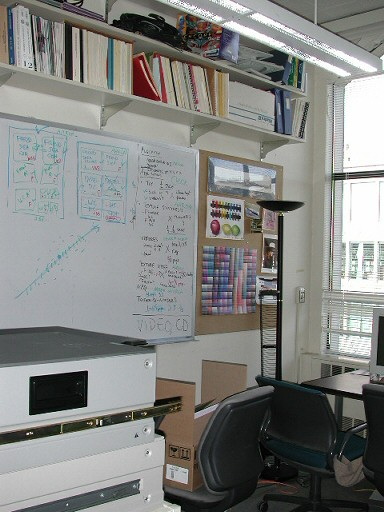
#> input picture vfx_hw2/grail00.jpg, 384 x 512 px
$ python opencv_demo.py
#> lines starting #> are read from the running program, lines starting #| are printed output that depends on the picture
import numpy as np
import cv2
from matplotlib import pyplot as plt

img1 = cv2.imread('grail00.jpg',0)          # queryImage
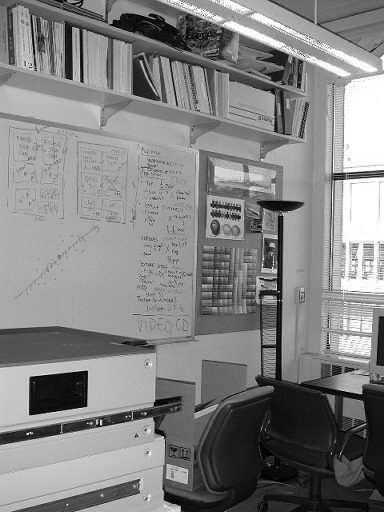
#> img1: shape (512, 384); min 0, max 255, mean 131.1
img2 = cv2.imread('grail01.jpg',0) # trainImage
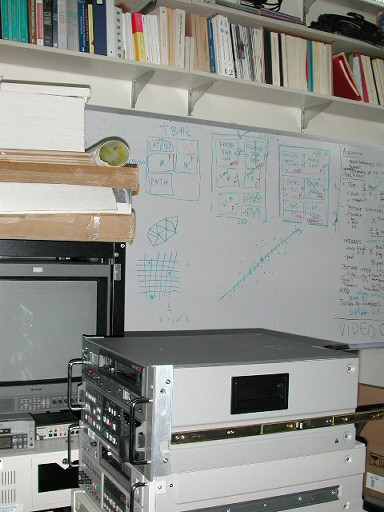
#> input picture vfx_hw2/grail01.jpg, 384 x 512 px
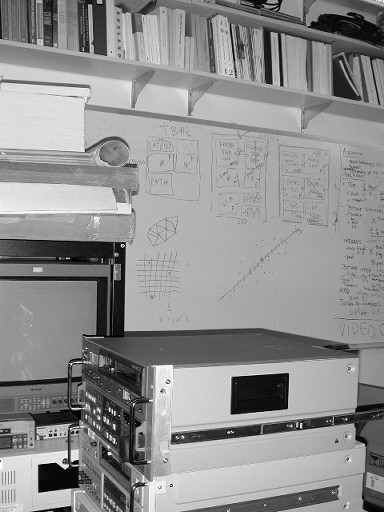
#> img2: shape (512, 384); min 0, max 255, mean 143.4

# Initiate SIFT detector
orb = cv2.ORB_create()

# find the keypoints and descriptors with SIFT
kp1, des1 = orb.detectAndCompute(img1,None)
#> kp1 = 500 keypoints; strongest (x, y, size): (100, 423, 31), (31, 414, 31), (100, 421, 31), (87, 372, 31)
kp2, des2 = orb.detectAndCompute(img2,None)
#> kp2 = 488 keypoints; strongest (x, y, size): (67, 466, 31), (108, 453, 31), (66, 466, 37.2), (54, 434, 31)
# create BFMatcher object
bf = cv2.BFMatcher(cv2.NORM_HAMMING, crossCheck=True)

# Match descriptors.
matches = bf.match(des1,des2)
#> matches = 109 matches

# Sort them in the order of their distance.
matches = sorted(matches, key = lambda x:x.distance)
# Draw first 10 matches.
img3 = cv2.drawMatches(img1,kp1,img2,kp2,matches,None, flags=2)
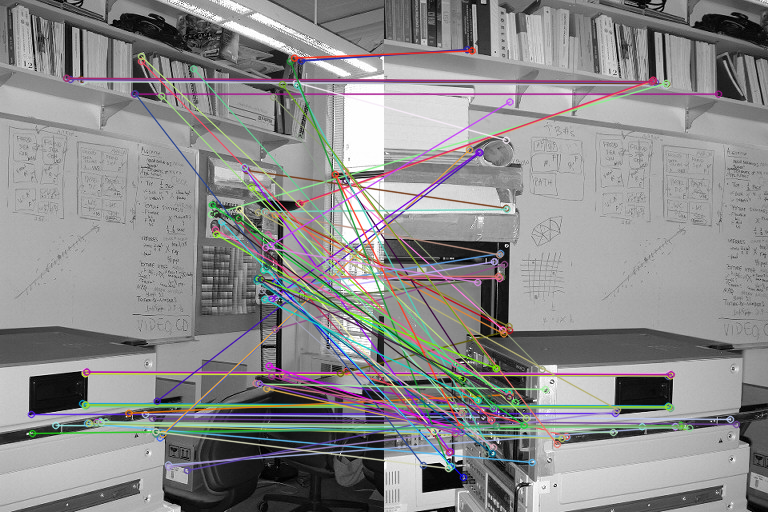
#> img3: shape (512, 768, 3); mean of channels 0, 1, 2 138.9, 138.6, 139.4; drawn as B, G, R

cv2.imwrite("opencv.png", img3)
